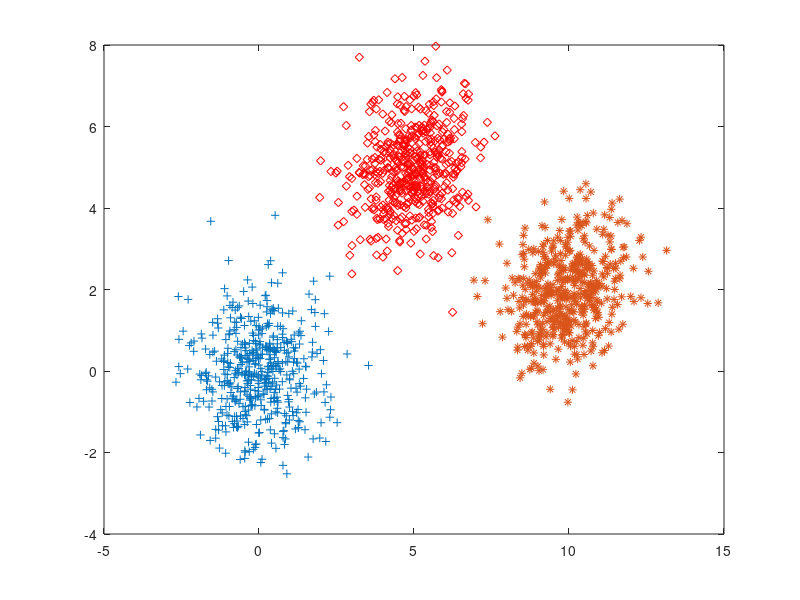

Here is the MATLAB script that generated this plot: (Note: this script raises an error after producing the figure.)
load classes.mat

plot(C1(1,:), C1(2,:),'+')
hold
plot(C2(1,:), C2(2,:),'rd')
plot(C3(1,:), C3(2,:),'*')

checkClassSizes(C1,C2,C3);

classes = {'C1','C2','C3'};
classMatrixes = {C1,C2,C3};

x1 = [6,8]';
x2 = [-5,-3]';
x3 = [12,0]';

vectors = {x1,x2,x3};

for i = 1:length(vectors)

    classValues = {0,0,0};
    for j = 1:length(classes)
        m = mean(transpose(classMatrixes{1,j}));
        S = cov(classMatrixes{1,j}');
        x = vectors{1,i};
        classValues{1,j} =  comp_gauss_dens_val(m',S,x);
    end

    disp("x" + i +"_pdf = "+ classValues{1,1} + "_for_C1, "+ classValues{1,2} + "_for_C2, "+ classValues{1,3} + "_for_C3");

    %Q5b
    maxValue = max(cell2mat(classValues));
    for j = 1:length(classValues)
        if(maxValue == classValues{1,j})
            disp("x" + i + " belongs to class " + classes{1,j});
        end
    end
    disp(" ");
end

function checkClassSizes(in1, in2, in3)

    if size(in1) == size(in2) & size(in2) == size(in3) & size(in1) == size(in3)
        disp('Classes are equal');
    else
        disp('Classes are not equal');
    end

end

function z = comp_gauss_dens_val(m,S,x)

    [l,q]=size(m);
	    z= (1/((2*pi)^ (l/2)*det(S)^ 0.5)) ...
		    *exp(-0.5*(x-m)'*inv(S)*(x-m));

end